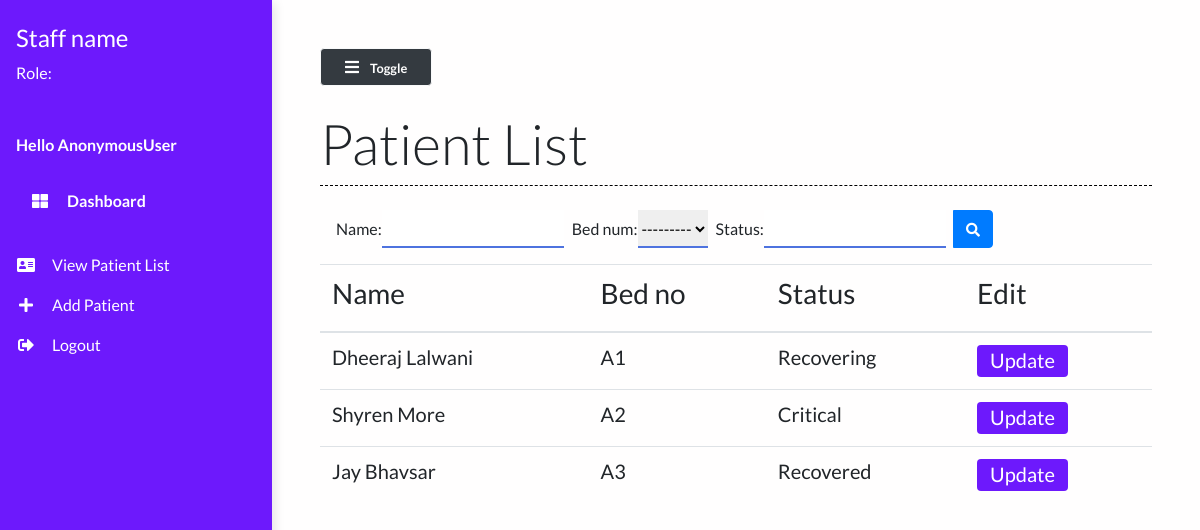
The app's page /patient_list/, older data.
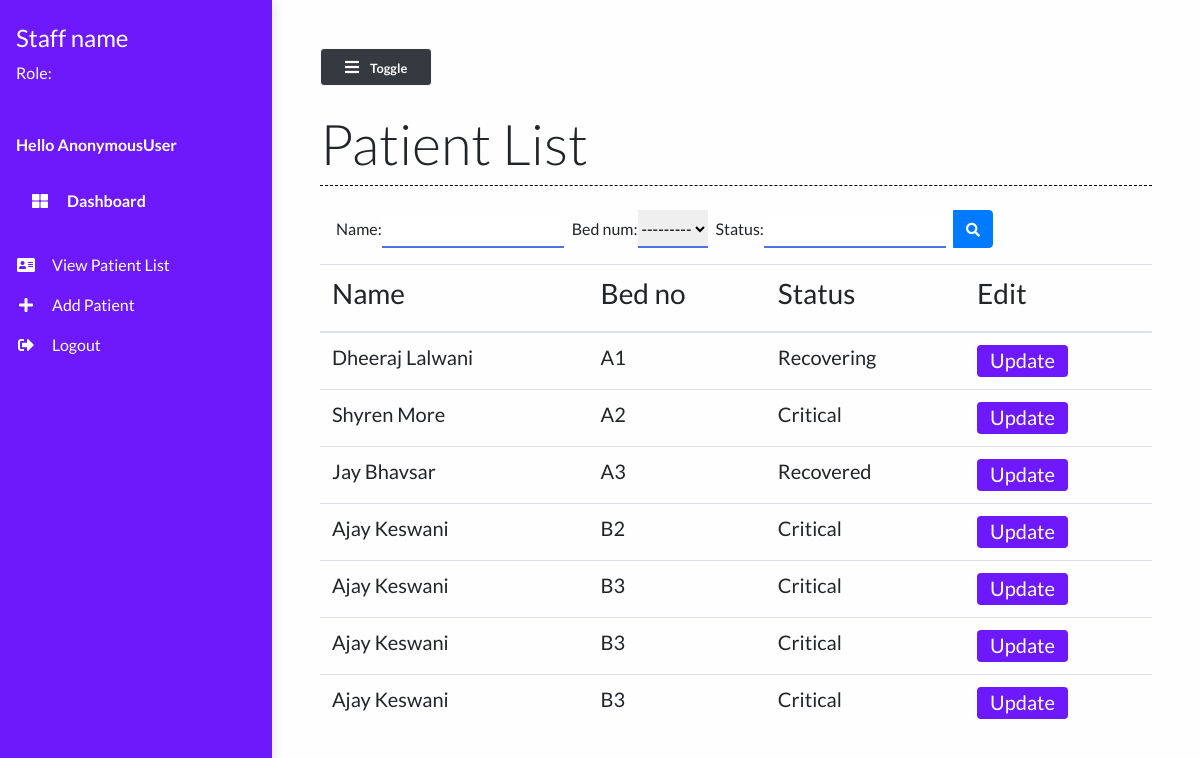
The same page, newer data.
### main/models.py (models this page shows, shortened)
class Patient(models.Model):
    name = models.CharField(max_length=50)
    phone_num = models.CharField(max_length=15)
    patient_relative_name = models.CharField(max_length=50, null=True)
    patient_relative_contact = models.CharField(max_length=15, null=True)
    address = models.TextField()
    SYMPTOMS = (
        ('Fever', 'Fever'),
        ('Dry cough', 'Dry cough'),
        ('Tiredness', 'Tiredness'),
        ('Aches and pains', 'Aches and pains'),
        ('Sore throat', 'Sore throat'),
        ('Diarrhoea', 'Diarrhoea'),
        ('Loss of taste or smell', 'Loss of taste or smell'),
        ('Difficulty in breathing or shortness of breath', 'Difficulty in breathing or shortness of breath'),
        ('Chest pain or pressure', 'Chest pain or pressure'),
        ('Loss of speech or movement', 'Loss of speech or movement'),
    )
    symptoms = MultiSelectField(choices=SYMPTOMS, null=True)
    prior_ailments = models.TextField()
    bed_num = models.ForeignKey("Bed", on_delete=models.CASCADE)
    dob = models.DateField(null=True)
    status = models.CharField(max_length=50)

class Bed(models.Model):
    bed_number = models.CharField(max_length=50)
    occupied = models.BooleanField()
    def __str__(self):
        return self.bed_number

### main/views.py (the view)
# urls.py: path("patient_list/", views.patient_list, name="patient_list"),
def patient_list(request):
    patients = Patient.objects.all()
    myFilter = PatientFilter(request.GET, queryset=patients)
    patients = myFilter.qs
    context = {
        'patients': patients,
        'myFilter': myFilter
    }
    return render(request, 'main/patient_list.html', context)

### main/templates/main/patient_list.html (shortened to what this page needs)
{% extends 'main/base.html' %}
{% load static %}
{% block contentTitle %}
    Patient List
{% endblock contentTitle %}
{% block content %}
    <form class="d-none d-sm-inline-block form-inline mr-auto ml-md-3 my-2 my-md-0 mw-100 navbar-search mb-3" method="GET" id="list">
        <div class="input-group">
        {{myFilter.form}}
            <div class="input-group-append">
                <button class="btn btn-primary btn-block" type="submit">
                    <i class="fas fa-search fa-sm"></i>
                </button>
            </div>
        </div>
    </form>
     <div class="table-responsive mt-3">
        <table class="table table-hover">
            <thead>
                <th><h3>Name</h3></th>
                <th><h3>Bed no</h3></th>
                <th><h3>Status</h3></th>
                <th><h3>Edit</h3></th>
            </thead>
            <tbody>
                {% for patient in patients %}
                <tr class="mx-auto">
                    <td scope="row"><h5>{{ patient.name }}</h5></td>
                    <td><h5>{{ patient.bed_num }}</h5></td>
                    <td><h5>{{ patient.status }}</h5></td>
                    <td><a href="/patient/{{patient.id}}" class="btn btn-purple"><h5>Update</h5></a></td>
                </tr>
                {% endfor %}
            </tbody>
        </table>
    </div>
{% endblock content %}

Row changes from the older to the newer data that the page shows:
added Patient: name "Ajay Keswani", bed_num "B2", status "Critical"
added Patient: name "Ajay Keswani", bed_num "B3", status "Critical"
added Patient: name "Ajay Keswani", bed_num "B3", status "Critical"
added Patient: name "Ajay Keswani", bed_num "B3", status "Critical"
